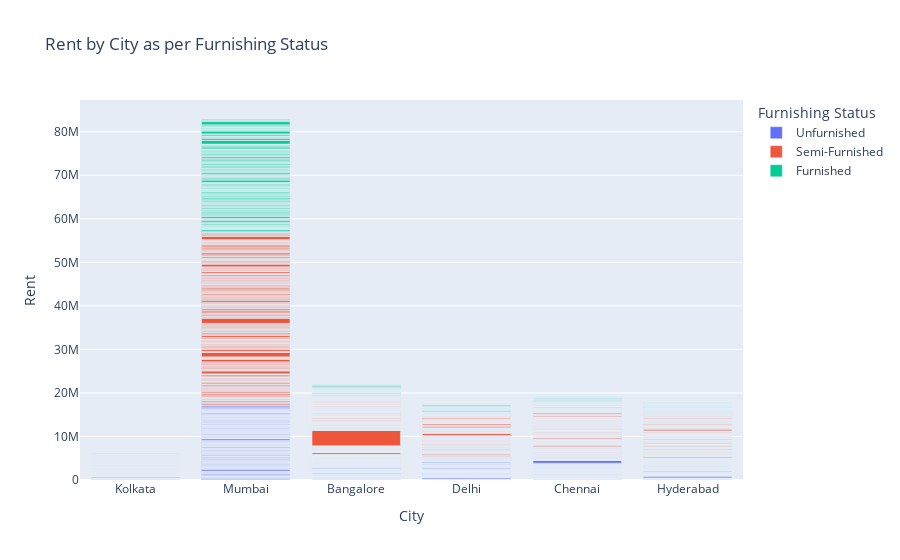

Notebook source saved alongside this figure:
### Code cell
#Now let’s have a look at the rent of the houses in different cities according to the furnishing status of the house:
figure3 = px.bar(house,x = house["City"],y = house["Rent"],color =house["Furnishing Status"],title ="Rent by City as per Furnishing Status")
figure3.show()

### Figure 1 — Plotly figure (JSON) as saved in the notebook; plotly's stock layout.template omitted (floating-point values rounded to 4 significant figures; data arrays with more than 128 entries replaced by an {"elided": "..."} marker saying what was removed)
{"data": [{"alignmentgroup": "True", "hovertemplate": "Furnishing Status=Unfurnished<br>City=%{x}<br>Rent=%{y}<extra></extra>", "legendgroup": "Unfurnished", "marker": {"color": "#636efa", "pattern": {"shape": ""}}, "name": "Unfurnished", "offsetgroup": "Unfurnished", "orientation": "v", "showlegend": true, "textposition": "auto", "type": "bar", "x": {"elided": "1815 str values"}, "xaxis": "x", "y": {"elided": "1815 int values"}, "yaxis": "y"}, {"alignmentgroup": "True", "hovertemplate": "Furnishing Status=Semi-Furnished<br>City=%{x}<br>Rent=%{y}<extra></extra>", "legendgroup": "Semi-Furnished", "marker": {"color": "#EF553B", "pattern": {"shape": ""}}, "name": "Semi-Furnished", "offsetgroup": "Semi-Furnished", "orientation": "v", "showlegend": true, "textposition": "auto", "type": "bar", "x": {"elided": "2251 str values"}, "xaxis": "x", "y": {"elided": "2251 int values"}, "yaxis": "y"}, {"alignmentgroup": "True", "hovertemplate": "Furnishing Status=Furnished<br>City=%{x}<br>Rent=%{y}<extra></extra>", "legendgroup": "Furnished", "marker": {"color": "#00cc96", "pattern": {"shape": ""}}, "name": "Furnished", "offsetgroup": "Furnished", "orientation": "v", "showlegend": true, "textposition": "auto", "type": "bar", "x": {"elided": "680 str values"}, "xaxis": "x", "y": {"elided": "680 int values"}, "yaxis": "y"}], "layout": {"autosize": true, "barmode": "relative", "legend": {"title": {"text": "Furnishing Status"}, "tracegroupgap": 0}, "title": {"text": "Rent by City as per Furnishing Status"}, "xaxis": {"anchor": "y", "autorange": true, "domain": [0, 1], "range": [-0.5, 5.5], "title": {"text": "City"}, "type": "category"}, "yaxis": {"anchor": "x", "autorange": true, "domain": [0, 1], "range": [0, 87300000.0], "title": {"text": "Rent"}, "type": "linear"}}}
